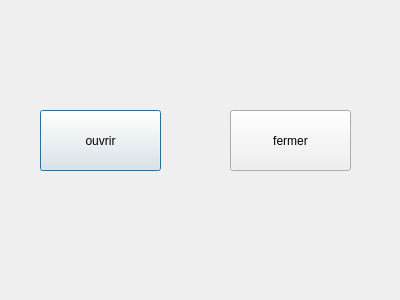
<?xml version="1.0" encoding="UTF-8"?>
<ui version="4.0">
 <class>ardrfid</class>
 <widget class="QDialog" name="ardrfid">
  <property name="geometry">
   <rect>
    <x>0</x>
    <y>0</y>
    <width>400</width>
    <height>300</height>
   </rect>
  </property>
  <property name="windowTitle">
   <string>Dialog</string>
  </property>
  <widget class="QPushButton" name="ouvrir">
   <property name="geometry">
    <rect>
     <x>40</x>
     <y>110</y>
     <width>121</width>
     <height>61</height>
    </rect>
   </property>
   <property name="text">
    <string>ouvrir</string>
   </property>
  </widget>
  <widget class="QPushButton" name="fermer">
   <property name="geometry">
    <rect>
     <x>230</x>
     <y>110</y>
     <width>121</width>
     <height>61</height>
    </rect>
   </property>
   <property name="text">
    <string>fermer</string>
   </property>
  </widget>
  <widget class="QLabel" name="label_msg">
   <property name="geometry">
    <rect>
     <x>140</x>
     <y>190</y>
     <width>101</width>
     <height>41</height>
    </rect>
   </property>
   <property name="text">
    <string/>
   </property>
  </widget>
 </widget>
 <resources/>
 <connections/>
</ui>
